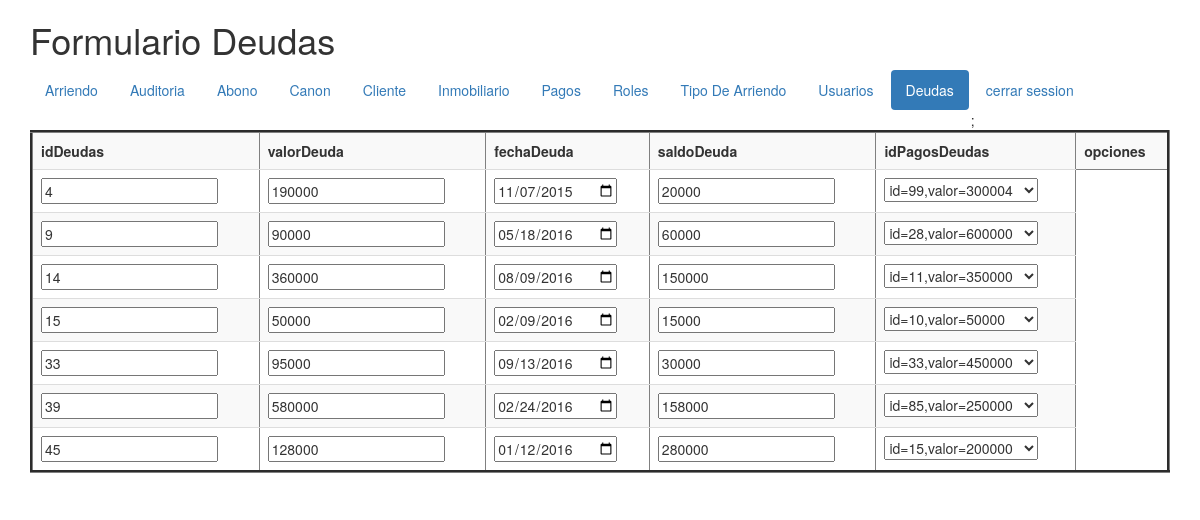
/vista/formulariodeudas.php (signed in), run on the app's committed database.
### tables this page shows
CREATE TABLE `deudas` (
  `idDeudas` mediumint(9) NOT NULL,
  `valorDeuda` mediumint(9) NOT NULL,
  `fechaDeuda` date NOT NULL,
  `saldoDeuda` int(11) NOT NULL,
  `idPagosDeudas` mediumint(9) NOT NULL
);

### modelo/deudas.php (called while the page is built, shortened)
<?php
class deudas {
    private $_conexion;
    private $_paginacion = 10;
    function __construct($conexion, $idDeudas, $valorDeuda, $fechaDeuda, $saldoDeuda, $idPagosDeudas) {
        $this->_conexion = $conexion;
    }
	function getRol($idusuario){
        $roles=mysqli_query($this->_conexion, "SELECT ".static::class."roles AS elpermiso FROM roles WHERE idRoles IN(SELECT idrolesusuarios FROM usuarios WHERE idusuarios =$idusuario)") or die (mysqli_error($this->_conexion));
        $unregistro=mysqli_fetch_array($roles);
        return $unregistro['elpermiso'];
    }
   function listar ($pagina){
        if ($pagina<=0){
            $listado = mysqli_query($this->_conexion, "SELECT * FROM deudas ORDER BY idDeudas") or
                die (mysqli_error($this->_conexion));
        }else{
            $paginacionMax = $pagina * $this->_paginacion;
            $paginacionMin = $paginacionMax - $this->_paginacion;
            $listado =mysqli_query ($this->_conexion, "SELECT * FROM deudas ORDER BY idDeudas
            LIMIT $paginacionMin, $paginacionMax") or die (mysqli_error($this->_conexion));
        }
        return $listado;
    }
}
?>

### modelo/pagos.php (called while the page is built, shortened)
<?php
class Pagos {
    private $_conexion;
    private $_paginacion = 10;
    function __construct ($conexion, $idPagos, $valorPago, $fechaPago, $idCanonPagos){
        $this->_conexion           = $conexion;
    }
    function listar ($pagina){
        if ($pagina<=0){
            $listado = mysqli_query($this->_conexion, "SELECT * FROM pagos ORDER BY idPagos") or
                die (mysqli_error($this->conexion));
        }else{
            $paginacionMax = $pagina * $this->_paginacion;
            $paginacionMin = $paginacionMax - $this->_paginacion;
            $listado =mysqli_query ($this->_conexion, "SELECT * FROM pagos ORDER BY idPagos
            LIMIT $paginacionMin, $paginacionMax") or die (mysqli_error($this->conexion));
        }
        return $listado;
    }
}
?>

### vista/formulariodeudas.php (the view, shortened to what this page needs)
<!DOCTYPE html>
<?php
if (isset($_SESSION ['id'])){
?>
<html>
	<div class="container">
    <head>
<link rel="stylesheet" href="https://maxcdn.bootstrapcdn.com/bootstrap/3.3.7/css/bootstrap.min.css">
        <link rel="stylesheet" href="https://maxcdn.bootstrapcdn.com/bootstrap/3.3.7/css/bootstrap.min.css">
    </head>
    <body>
        <header>
        <h1>Formulario Deudas</h1>
             <?php
               include_once("menu.php");
            ?>
        </header>
        <table border="3px" class="table table-striped">
            <tbody>
                <tr>
                  <th scope = "col">idDeudas</th>
                  <th scope = "col">valorDeuda</th>
                  <th scope = "col">fechaDeuda</th>
                  <th scope = "col">saldoDeuda</th>
                  <th scope = "col">idPagosDeudas</th>
                   <th scope = "col">opciones</th>
                </tr>
 <?php
    $objetoConexion = new conexion();
    $conexion = $objetoConexion->conectar();
    include_once("../modelo/pagos.php");
    $objetoPagos =  new pagos ($conexion,'idPagos','valorPago','fechaPago','idCanonPagos');
    $listaPagos= $objetoPagos->listar(0);
     include_once("../modelo/deudas.php");
     $objetodeudas =  new deudas ($conexion,'idDeudas','valorDeuda','fechaDeuda','saldoDeuda','idPagosDeudas');
      $listadeudas= $objetodeudas->listar(0);
	$permiso = $objetodeudas->getRol($_SESSION['id']);
	if (stripos($permiso,"r")!==false){
    while($unRegistro = mysqli_fetch_array($listadeudas)){
        echo '<tr><form idDeudas="fModificadeudas"'.$unRegistro["idDeudas"].' action="../controlador/Controladordeudas.php" method="post">';
        echo '<td><input type="number" name="fidDeudas"  value="'.$unRegistro['idDeudas'].'"></td>';
        echo '<td><input type="number" name="fvalorDeuda"  value="'.$unRegistro['valorDeuda'].'"></td>';
        echo '<td><input type="date" name="ffechaDeuda"  value="'.$unRegistro['fechaDeuda'].'"></td>';
        echo '<td><input type="number" name="fsaldoDeuda"  value="'.$unRegistro['saldoDeuda'].'"></td>';
        echo '<td><select name="fidPagosDeudas">';
           while($otroRegistro = mysqli_fetch_array($listaPagos)){
               echo '<option  value="'.$otroRegistro['idPagos'].'"';
               if($unRegistro['idPagosDeudas']== $otroRegistro['idPagos']){
                  echo " selected ";
                 }
                   echo  ">id=".$otroRegistro['idPagos'].",valor=".$otroRegistro['valorPago']."</option>";
        }
        mysqli_data_seek($listaPagos,0);
       echo '</select></td>';
        echo '</form></tr>';
      }
	}
 ?>
    </body>
	</div>
</html>
<?php
  }else{
 header ("location:../index.php");
}
?>

### data on the page
deudas: fidDeudas "4", fvalorDeuda "190000", ffechaDeuda "11/07/2015", fsaldoDeuda "20000", fidPagosDeudas "id=99,valor=300004"
deudas: fidDeudas "9", fvalorDeuda "90000", ffechaDeuda "05/18/2016", fsaldoDeuda "60000", fidPagosDeudas "id=28,valor=600000"
deudas: fidDeudas "14", fvalorDeuda "360000", ffechaDeuda "08/09/2016", fsaldoDeuda "150000", fidPagosDeudas "id=11,valor=350000"
deudas: fidDeudas "15", fvalorDeuda "50000", ffechaDeuda "02/09/2016", fsaldoDeuda "15000", fidPagosDeudas "id=10,valor=50000"
deudas: fidDeudas "33", fvalorDeuda "95000", ffechaDeuda "09/13/2016", fsaldoDeuda "30000", fidPagosDeudas "id=33,valor=450000"
deudas: fidDeudas "39", fvalorDeuda "580000", ffechaDeuda "02/24/2016", fsaldoDeuda "158000", fidPagosDeudas "id=85,valor=250000"
deudas: fidDeudas "45", fvalorDeuda "128000", ffechaDeuda "01/12/2016", fsaldoDeuda "280000", fidPagosDeudas "id=15,valor=200000"
